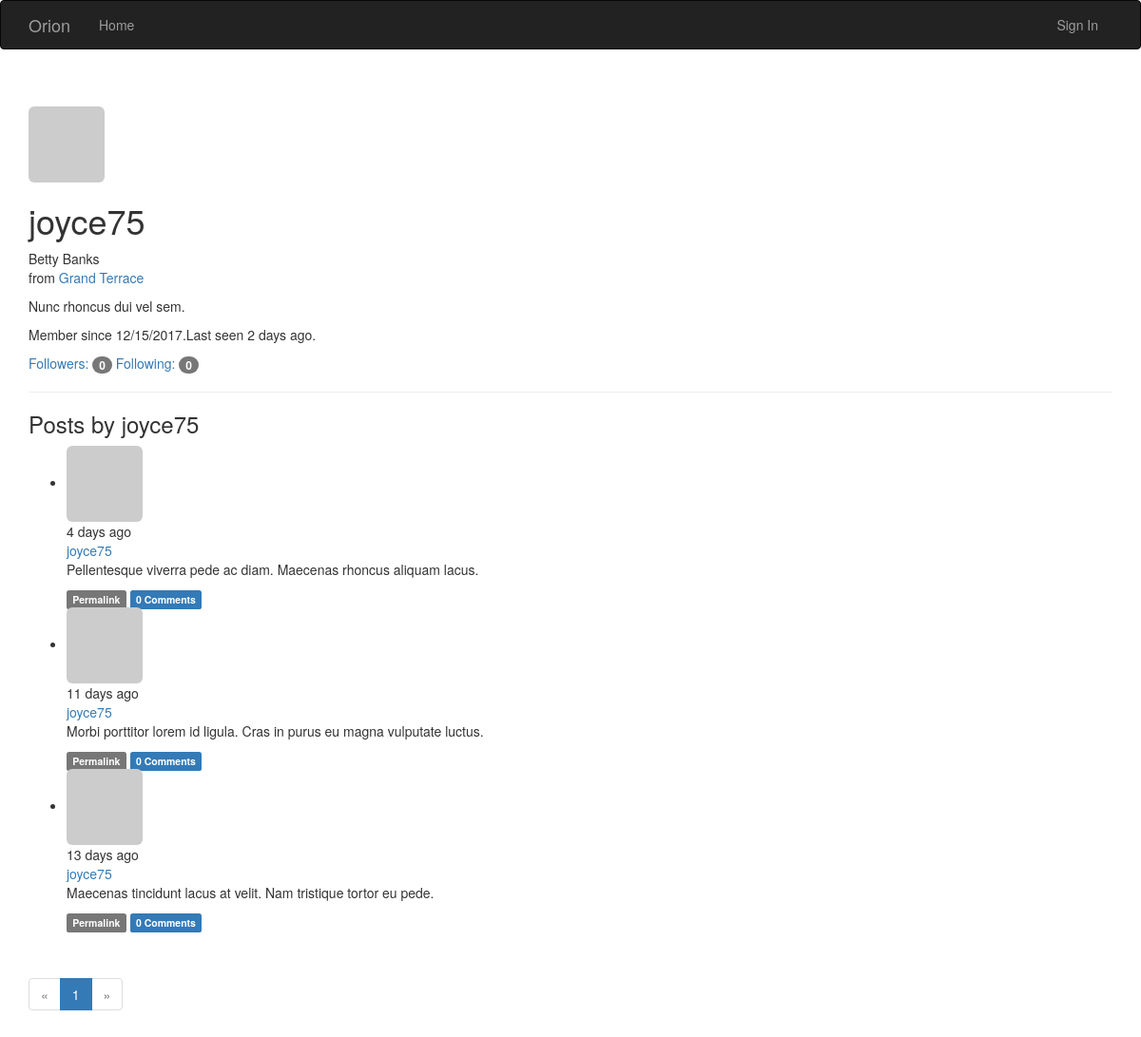
The app's page /main/user/joyce75 with its own data.
### app/models.py (models this page shows, shortened)
class User(UserMixin, db.Model):
    __tablename__ = 'users'
    id = db.Column(db.Integer, primary_key=True)
    email = db.Column(db.String(64), unique=True, index=True)
    username = db.Column(db.String(64), unique=True, index=True)
    role_id = db.Column(db.Integer, db.ForeignKey('roles.id'))
    password_hash = db.Column(db.String(128))
    confirmed = db.Column(db.Boolean, default=False)
    name = db.Column(db.String(64))
    location = db.Column(db.String(64))
    about_me = db.Column(db.Text())
    member_since = db.Column(db.DateTime(), default=datetime.utcnow)
    last_seen = db.Column(db.DateTime(), default=datetime.utcnow)
    avatar_hash = db.Column(db.String(32))
    posts = db.relationship('Post', backref='author', lazy='dynamic')
    followed = db.relationship('Follow',
                               foreign_keys=[Follow.follower_id],
                               backref=db.backref('follower', lazy='joined'),
                               lazy='dynamic',
                               cascade='all, delete-orphan')
    followers = db.relationship('Follow',
                                foreign_keys=[Follow.followed_id],
                                backref=db.backref('followed', lazy='joined'),
                                lazy='dynamic',
                                cascade='all, delete-orphan')
    comments = db.relationship('Comment',
                               backref='author', lazy='dynamic')
    @property
    def password(self):
        raise AttributeError('password is not a readable attribute')
    def gravatar(self, size=100, default='identicon', rating='g'):
        if request.is_secure:
            url = 'https://secure.gravatar.com/avatar'
        else:
            url = 'http://www.gravatar.com/avatar'
        hash = self.avatar_hash or hashlib.md5(
            self.email.encode('utf-8')).hexdigest()
        return '{url}/{hash}?s={size}&d={default}&r={rating}'.format(url=url, hash=hash, size=size, default=default, rating=rating)

class Post(db.Model):
    __tablename__ = 'posts'
    id = db.Column(db.Integer, primary_key=True)
    body = db.Column(db.Text)
    timestamp = db.Column(db.DateTime, index=True, default=datetime.utcnow)
    author_id = db.Column(db.Integer, db.ForeignKey('users.id'))
    body_html = db.Column(db.Text)
    comments = db.relationship('Comment',backref='post', lazy='dynamic')

### app/main/views.py (the view)
@main.route('/user/<username>')
def user(username):
    user = User.query.filter_by(username=username).first()
    if user is None:
        abort(404)
    page = request.args.get('page', 1, type=int)
    pagination = user.posts.order_by(Post.timestamp.desc()).paginate(
        page, per_page=current_app.config['FLASKY_POSTS_PER_PAGE'],
        error_out=False)
    posts = user.posts.order_by(Post.timestamp.desc()).all()
    return render_template('user.html', user=user, posts=posts,
                           pagination=pagination)

### app/auth/views.py (called while the page is built)
@auth.before_app_request
def before_request():
    if current_user.is_authenticated:
        current_user.ping()
        if not current_user.confirmed \
                and request.endpoint \
                and request.blueprint != 'auth' \
                and request.endpoint != 'static':
            return redirect(url_for('auth.unconfirmed'))

### app/main/__init__.py (called while the page is built)
@main.app_context_processor
def inject_permissions():
    return dict(Permission=Permission)

### app/main/views.py (called while the page is built)
@main.after_app_request
def after_request(response):
    for query in get_debug_queries():
        if query.duration >= current_app.config['FLASKY_SLOW_DB_QUERY_TIME']:
            current_app.logger.warning(
                'Slow query: %s\nParameters: %s\nDuration: %fs\nContext: %s\n'
                % (query.statement, query.parameters, query.duration,
                   query.context))
    return response

### app/models.py (called while the page is built)
    def can(self, permissions):
        return False

    def is_administrator(self):
        return False

### app/templates/user.html (shortened to what this page needs)
{% extends "base.html" %}
{% import "_macros.html" as macros %}
{% block page_content %}
<div class="page-header">
    <img class="img-rounded profile-thumbnail" src="{{ user.gravatar(size=256) }}">
    <div class="profile-header">
        <h1>{{ user.username }}</h1>
        {% if user.name or user.location %}
        <p>
            {% if user.name %}{{ user.name }}<br>{% endif %}
            {% if user.location %}
                from <a href="http://ditu.amap.com/search?query={{ user.location }}">
                {{ user.location }}
            </a><br>
            {% endif %}
        </p>
        {% endif %}
        {% if user.about_me %}<p>{{ user.about_me }}</p>{% endif %}
        <p>Member since {{ moment(user.member_since).format('L') }}.Last seen {{ moment(user.last_seen).fromNow() }}.</p>
        <p>
            <a href="{{ url_for('.followers', username=user.username) }}">Followers: <span class="badge">{{ user.followers.count() - 1 }}</span></a>
            <a href="{{ url_for('.followed_by', username=user.username) }}">Following: <span class="badge">{{ user.followed.count() - 1 }}</span></a>
        </p>
    </div>
</div>
<h3>Posts by {{ user.username }}</h3>
{% include '_posts.html' %}
{% if pagination %}
<div class="pagination">
    {{ macros.pagination_widget(pagination, '.user', username=user.username) }}
</div>
{% endif %}
{% endblock %}

### app/templates/_posts.html (shortened to what this page needs)
<ul class="posts">
    {% for post in posts %}
    <li class="post">
        <div class="post-thumbnail">
            <a href="{{ url_for('.user', username=post.author.username) }}">
                <img class="img-rounded profile-thumbnail" src="{{ post.author.gravatar(size=40) }}">
            </a>
        </div>
        <div class="post-content">
            <div class="post-date">{{ moment(post.timestamp).fromNow() }}</div>
            <div class="post-author"><a href="{{ url_for('.user', username=post.author.username) }}">{{ post.author.username }}</a>
            <div class="post-body">
                {% if post.body_html %}
                    {{ post.body_html | safe }}
                {% else %}
                    {{ post.body }}
                {% endif %}
            </div>
            <div class="post-footer">
                <a href="{{ url_for('.post', id=post.id) }}">
                    <span class="label label-default">Permalink</span>
                </a>
                <a href="{{ url_for('.post', id=post.id) }}#comments">
                    <span class="label label-primary">{{ post.comments.count() }} Comments</span>
                </a>
            </div>
        </div>
    </li>
    {% endfor %}
</ul>

### records on screen
User: username "joyce75", name "Betty Banks", location "Grand Terrace", about_me "Nunc rhoncus dui vel sem.", member_since "12/15/2017", last_seen "2 days ago"
Post: timestamp "4 days ago", author.username "joyce75", body_html "Pellentesque viverra pede ac diam. Maecenas rhoncus aliquam lacus.", comments.count "0"
Post: timestamp "11 days ago", author.username "joyce75", body_html "Morbi porttitor lorem id ligula. Cras in purus eu magna vulputate luctus.", comments.count "0"
Post: timestamp "13 days ago", author.username "joyce75", body_html "Maecenas tincidunt lacus at velit. Nam tristique tortor eu pede.", comments.count "0"

### other values on screen
{{ user.followers.count() - 1 }} "0"
{{ user.followed.count() - 1 }} "0"
{{ p }} "1"
